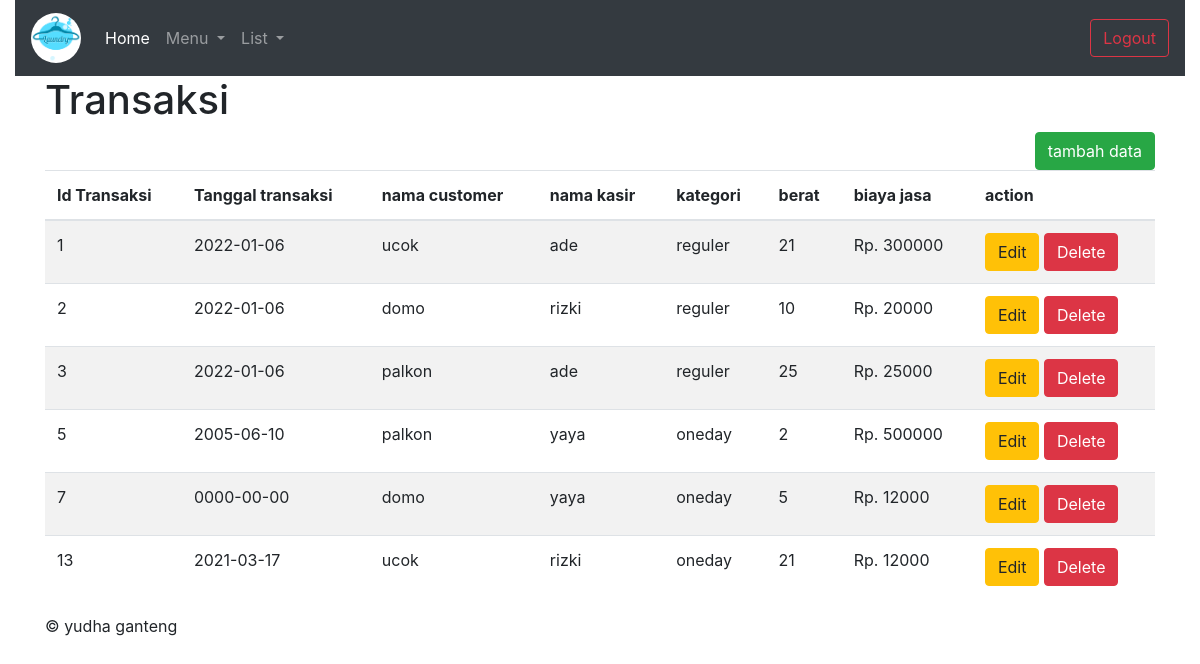
Page /transaksi.php on the committed database.
### tables this page shows
CREATE TABLE IF NOT EXISTS `transaksi` (
  `id_transaksi` int(10) NOT NULL,
  `tanggal_transaksi` date DEFAULT NULL,
  `id_customer` int(10) DEFAULT NULL,
  `id_kasir` int(10) DEFAULT NULL,
  `id_kategori` int(10) DEFAULT NULL,
  `berat` int(10) DEFAULT NULL,
  `biaya_jasa` int(20) DEFAULT NULL,
  PRIMARY KEY (`id_transaksi`)
);

CREATE TABLE IF NOT EXISTS `customer` (
  `id_customer` int(11) NOT NULL AUTO_INCREMENT,
  `nama_customer` varchar(50) DEFAULT NULL,
  `alamat` varchar(50) DEFAULT NULL,
  `no_hp` varchar(20) DEFAULT NULL,
  PRIMARY KEY (`id_customer`) USING BTREE
);

CREATE TABLE IF NOT EXISTS `kasir` (
  `id_kasir` int(11) NOT NULL AUTO_INCREMENT,
  `nama_kasir` varchar(50) DEFAULT NULL,
  `id_kategori` int(11) DEFAULT NULL,
  PRIMARY KEY (`id_kasir`) USING BTREE
);

CREATE TABLE IF NOT EXISTS `kategori` (
  `id_kategori` int(10) NOT NULL AUTO_INCREMENT,
  `kategori` varchar(50) DEFAULT NULL,
  PRIMARY KEY (`id_kategori`)
);

### transaksi.php (the view)
<?php include("navbar.php"); ?>
<main role="main">
    <?php
    include_once("config.php");
    ?>
    <div class="container-fluid">
        <div class="col">
            <h1> Transaksi </h1>
            <a class="btn btn-success float-right" href="input_transaksi.php"> tambah data</a>
            <table class="table table-striped">
                <thead>
                    <tr>
                        <th scope=" col">Id Transaksi</th>
                        <th scope="col">Tanggal transaksi</th>
                        <th scope="col">nama customer</th>
                        <th scope="col">nama kasir</th>
                        <th scope="col">kategori</th>
                        <th scope="col">berat</th>
                        <th scope="col">biaya jasa</th>
                        <th scope="col">action</th>
                    </tr>
                </thead>
                <tbody>
                    <?php
                    $qr_service = mysqli_query($conn, "SELECT * FROM transaksi
                    inner join customer on transaksi.id_customer = customer.id_customer
                    inner join kasir on transaksi.id_kasir = kasir.id_kasir
                    inner join kategori on transaksi.id_kategori = kategori.id_kategori
                        order by id_transaksi asc");
                    while ($data = mysqli_fetch_array($qr_service)) {
                    ?>
                        <tr>
                            <td><?= $data['id_transaksi']; ?></td>
                            <td><?= $data['tanggal_transaksi']; ?></td>
                            <td><?= $data['nama_customer']; ?></td>
                            <td><?= $data['nama_kasir']; ?></td>
                            <td><?= $data['kategori']; ?></td>
                            <td><?= $data['berat']; ?></td>
                            <td>Rp. <?= $data['biaya_jasa']; ?></td>
                            <td><a type="button" class="btn btn-warning" href="edit_transaksi.php?id=<?= $data['id_transaksi'] ?>">Edit</a>
                                <a type="button" class="btn btn-danger" href="proses_hapus.php?id=<?= $data['id_transaksi'] ?>">Delete</a>
                            </td>
                        </tr>
                    <?php } ?>
                </tbody>
            </table>
        </div>
    </div>
</main>
<?php include("footer.php"); ?>

### navbar.php (shortened to what this page needs)
<!DOCTYPE html>
<html lang="en">
<head>
    <link rel="stylesheet" href="asset/template/css/bootstrap.min.css">
</head>
<body>
    <div class="container-fluid">
        <nav class="navbar navbar-expand-lg navbar-dark bg-dark">
            <a class="navbar-brand" href="#"><img class="rounded-circle" style="max-width: 50px;" src="asset/gambar/aa.png" alt=""></a>
            <div class="collapse navbar-collapse" id="navbarSupportedContent">
                <ul class="navbar-nav mr-auto">
                    <li class="nav-item active">
                        <a class="nav-link" href="index.php">Home <span class="sr-only">(current)</span></a>
                    </li>
                    <li class="nav-item dropdown">
                        <a class="nav-link dropdown-toggle" href="#" id="navbarDropdown" role="button" data-toggle="dropdown" aria-expanded="false">
                            Menu
                        </a>
                    </li>
                    <li class="nav-item dropdown">
                        <a class="nav-link dropdown-toggle" href="#" id="navbarDropdown" role="button" data-toggle="dropdown" aria-expanded="false">
                            List
                        </a>
                    </li>
                </ul>
                <form class="form-inline my-2 my-lg-0">
                    <a class="btn btn-outline-danger my-2 my-sm-0" type="submit" href="logout.php">Logout</a>
                </form>
            </div>
        </nav>

### footer.php (shortened to what this page needs)
</div>
<footer class="container">
    <p>&copy; yudha ganteng</p>
</footer>
</body>
</html>

### rows in the picture
transaksi: id_transaksi "1", tanggal_transaksi "2022-01-06", id_customer.nama_customer "ucok", id_kasir.nama_kasir "ade", id_kategori.kategori "reguler", berat "21", biaya_jasa "300000"
transaksi: id_transaksi "2", tanggal_transaksi "2022-01-06", id_customer.nama_customer "domo", id_kasir.nama_kasir "rizki", id_kategori.kategori "reguler", berat "10", biaya_jasa "20000"
transaksi: id_transaksi "3", tanggal_transaksi "2022-01-06", id_customer.nama_customer "palkon", id_kasir.nama_kasir "ade", id_kategori.kategori "reguler", berat "25", biaya_jasa "25000"
transaksi: id_transaksi "5", tanggal_transaksi "2005-06-10", id_customer.nama_customer "palkon", id_kasir.nama_kasir "yaya", id_kategori.kategori "oneday", berat "2", biaya_jasa "500000"
transaksi: id_transaksi "7", tanggal_transaksi "0000-00-00", id_customer.nama_customer "domo", id_kasir.nama_kasir "yaya", id_kategori.kategori "oneday", berat "5", biaya_jasa "12000"
transaksi: id_transaksi "13", tanggal_transaksi "2021-03-17", id_customer.nama_customer "ucok", id_kasir.nama_kasir "rizki", id_kategori.kategori "oneday", berat "21", biaya_jasa "12000"
